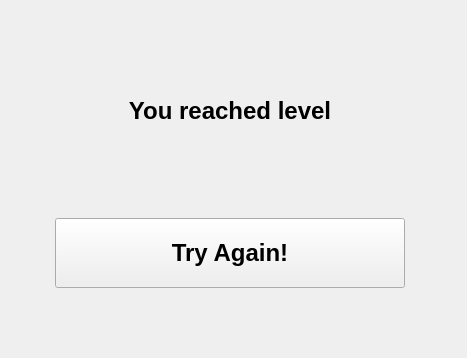
<?xml version="1.0" encoding="UTF-8"?>
<ui version="4.0">
 <class>Game_Over</class>
 <widget class="QWidget" name="Game_Over">
  <property name="geometry">
   <rect>
    <x>0</x>
    <y>0</y>
    <width>467</width>
    <height>358</height>
   </rect>
  </property>
  <property name="windowTitle">
   <string>Form</string>
  </property>
  <widget class="QWidget" name="gridLayoutWidget">
   <property name="geometry">
    <rect>
     <x>10</x>
     <y>10</y>
     <width>441</width>
     <height>331</height>
    </rect>
   </property>
   <layout class="QGridLayout" name="gridLayout">
    <item row="0" column="0">
     <widget class="QLabel" name="label_level">
      <property name="maximumSize">
       <size>
        <width>350</width>
        <height>100</height>
       </size>
      </property>
      <property name="font">
       <font>
        <pointsize>18</pointsize>
        <bold>true</bold>
       </font>
      </property>
      <property name="text">
       <string>You reached level</string>
      </property>
      <property name="alignment">
       <set>Qt::AlignCenter</set>
      </property>
     </widget>
    </item>
    <item row="1" column="0">
     <widget class="QPushButton" name="button_PlayAgain">
      <property name="maximumSize">
       <size>
        <width>350</width>
        <height>70</height>
       </size>
      </property>
      <property name="font">
       <font>
        <pointsize>18</pointsize>
        <bold>true</bold>
       </font>
      </property>
      <property name="text">
       <string>Try Again!</string>
      </property>
     </widget>
    </item>
   </layout>
  </widget>
 </widget>
 <resources/>
 <connections/>
</ui>
